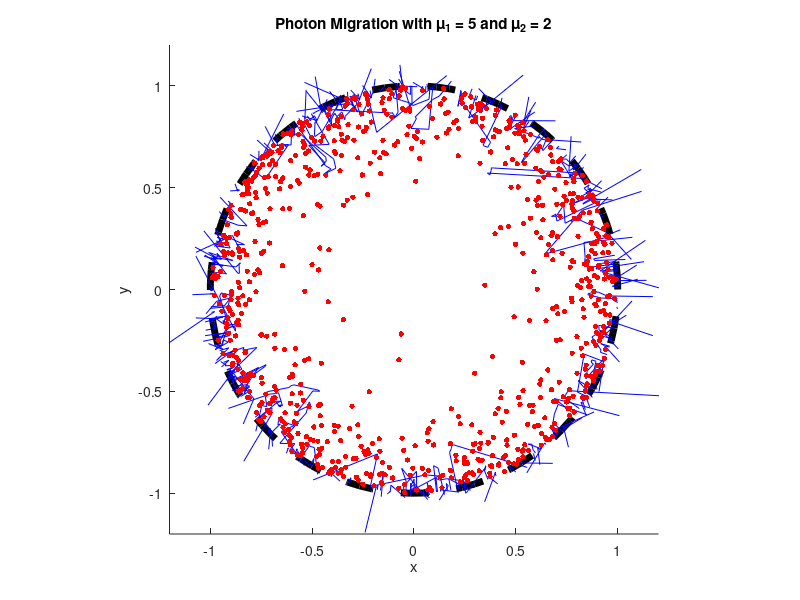
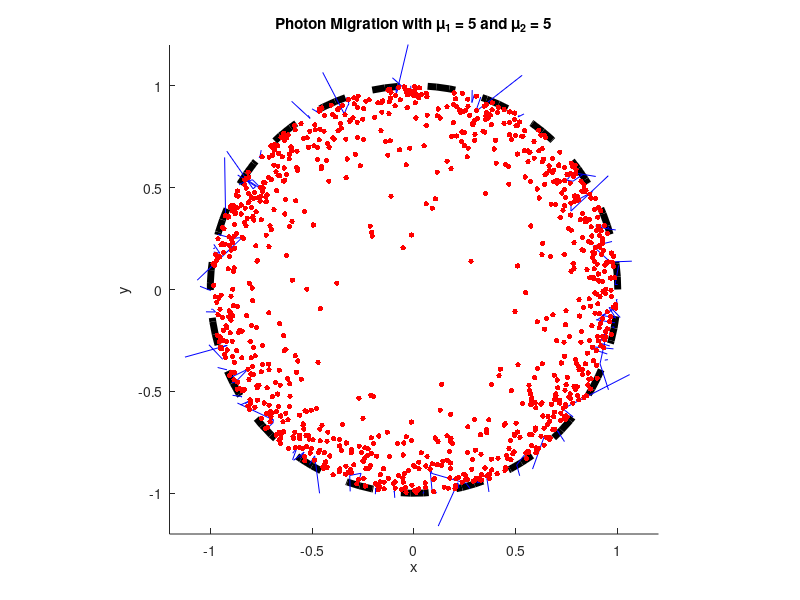
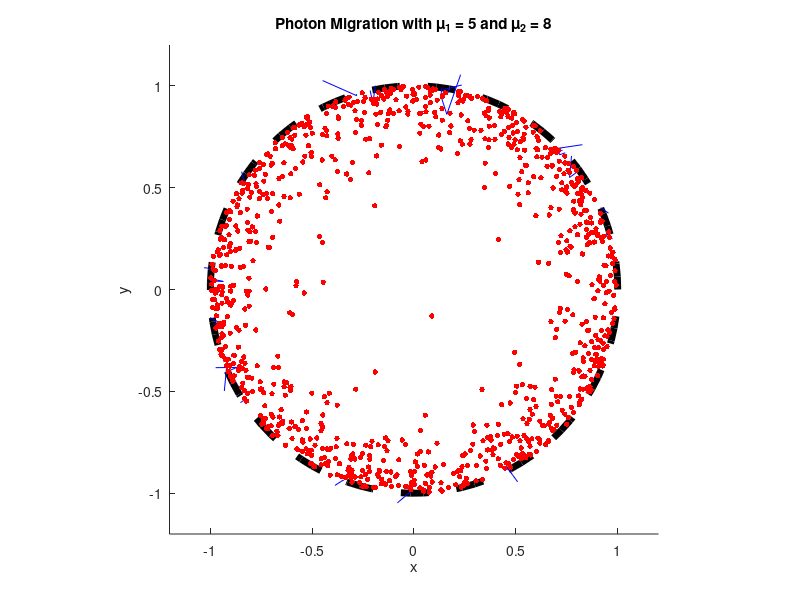
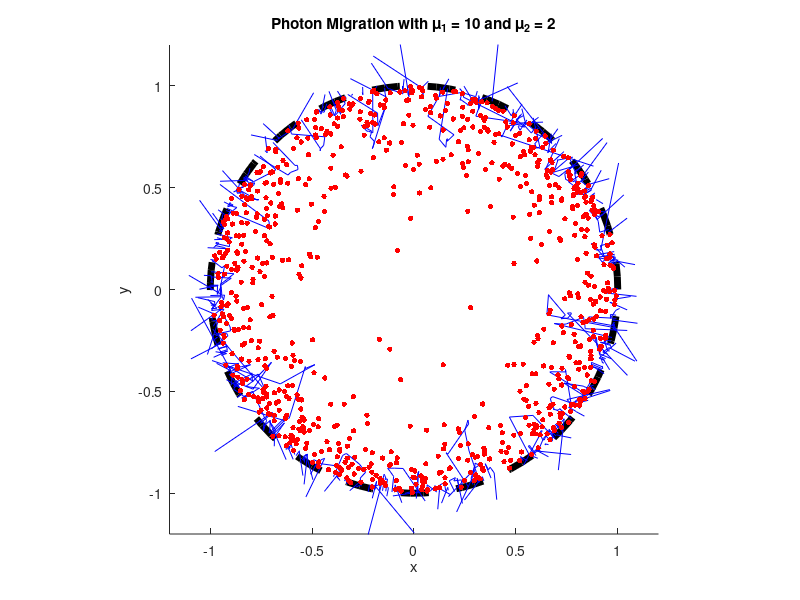

These charts were generated, in order, by the following MATLAB code:
function pht_mig
    num_photons = 1000;  % Number of photons to simulate
    g = 0.8;            % Anisotropy factor
    radius = 1;         % Radius of the unit disk
    mu1_val = [5, 10, 15];  % Higher absorption in the lesion
    mu2_val = [2, 5, 8];    % Lower absorption outside the lesion
    all_ext_pt = [];
    all_ab_pt = [];
    all_b_p = {};  % Cell array for storing all photon paths reaching boundary

    % Simulate photon migration 
    for i = 1:length(mu1_val)
        mu_1 = mu1_val(i);
        for j = 1:length(mu2_val)
            mu_2 = mu2_val(j);

            ext_pt = [];
            ab_pt = [];
            b_p = {};  % Cell array to hold individual photon paths

            % Run simulation for each photon
            for photon = 1:num_photons
                [ext_pt, photon_path, absorbed] = simulate_single_photon(radius, mu_1, mu_2, g);
                
                % Store paths and points
                if absorbed
                    ab_pt = [ab_pt; photon_path(end, :)];
                else
                    ext_pt = [ext_pt; ext_pt];
                    b_p{end+1} = photon_path;  % Store full path if photon reached the boundary
                end
            end
            
            % Store for overall analysis
            all_ext_pt = [all_ext_pt; ext_pt];
            all_ab_pt = [all_ab_pt; ab_pt];
            all_b_p = [all_b_p; b_p'];  % Append using cell indexing to prevent size mismatch

            % Plot for current mu_1 and mu_2 combination
            figure;
            hold on;
            unt_crcl(radius);
            pth_pt(b_p, ext_pt, ab_pt);
            title(sprintf('Photon Migration with \\mu_1 = %d and \\mu_2 = %d', mu_1, mu_2));
            xlabel('x');
            ylabel('y');
           % legend({'Boundary (\delta D)', 'Photon Paths to Boundary', 'Exit Points', 'Absorbed Points'}, 'Location', 'best');
            hold off;
        end
    end

    % Plot absorbed photons
    figure;
    hold on;
    unt_crcl(radius);
    if ~isempty(all_ab_pt)
        scatter(all_ab_pt(:, 1), all_ab_pt(:, 2), 15, 'r', 'filled');
    end
    title('Absorbed Photons');
    xlabel('x');
    ylabel('y');
    legend({'Boundary (\delta D)', 'Absorption Points'}, 'Location', 'best');
    hold off;

    % Plot photons that reached the boundary
    figure;
    hold on;
    unt_crcl(radius);
    for k = 1:length(all_b_p)
        photon_path = all_b_p{k};
        plot(photon_path(:, 1), photon_path(:, 2), 'b-');
    end
    title('Photons Reaching Boundary (\delta D)');
    xlabel('x');
    ylabel('y');
    legend({'Boundary (\delta D)', 'Photon Paths to Boundary'}, 'Location', 'best');
    hold off;

    % Plot exit points of photons
    figure;
    hold on;
    unt_crcl(radius);
    if ~isempty(all_ext_pt)
        scatter(all_ext_pt(:, 1), all_ext_pt(:, 2), 15, 'b', 'filled');
    end
    title('Exit Points of Photons');
    xlabel('x');
    ylabel('y');
    legend({'Boundary (\delta D)', 'Exit Points'}, 'Location', 'best');
    hold off;

    % Plot Henyey-Greenstein distribution
    figure;
    plot_hen_grn_dist(g);
    title('Henyey-Greenstein Scattering Distribution');
    xlabel('Scattering Angle (cos(\theta))');
    ylabel('Probability Density');
end

function [ext_pt, photon_path, absorbed] = simulate_single_photon(radius, mu_1, mu_2, g)
    % Initialize photon position and direction
    theta = 2 * pi * rand();  % Random angle on the boundary
    position = radius * [cos(theta), sin(theta)];
    direction = -[cos(theta), sin(theta)];  % Initial direction inward

    % Store photon path for plotting
    photon_path = position;
    max_steps = 1000;  % Set a limit to prevent infinite loops

    for step = 1:max_steps
        % Determine if the photon is in the lesion or outside
        if norm(position) < 0.5  % Lesion is assumed to be a smaller circle with radius 0.5
            local_mu_a = mu_1;
        else
            local_mu_a = mu_2;
        end

        % Draw the distance traveled 's'
        s = -log(rand()) / 10;  % Exponential random variable (mean free path is 1/mu)

        % Update position
        nw_pst = position + s * direction;

        % Add new position to path
        photon_path = [photon_path; nw_pst];

        % Check if the photon exits the disk
        if norm(nw_pst) >= radius
            ext_pt = nw_pst;  % Save the exit point
            absorbed = false;
            return;
        end
        % Decide if the photon is absorbed
        if rand() < local_mu_a / 10
            ext_pt = [];
            absorbed = true;
            return;
        end
        % Scatter the photon, update direction using Henyey-Greenstein
        direction = hen_grn(direction, g);
        position = nw_pst;  % Update the position
    end

    % In case the photon does not exit or absorb within max_steps
    ext_pt = [];
    absorbed = true;
end

function new_direction = hen_grn(crnt_drctn, g)
    % Draw a new direction based on the Henyey-Greenstein scattering function
    xi = rand();  % Random number from uniform distribution [0,1]
    if g == 0
        cos_theta = 2 * xi - 1;  % Uniform scattering
    else
        cos_theta = (1 / (2 * g)) * (1 + g^2 - ((1 - g^2) / (1 + g * (2 * xi - 1)))^2);
    end
 phi = 2 * pi * rand(); % Compute the azimuthal angle (phi) randomly in [0, 2*pi]
theta = acos(cos_theta);% Convert to spherical coordinates

    % Compute new direction in spherical coordinates
    new_dx = sin(theta) * cos(phi);
    new_dy = sin(theta) * sin(phi);
 new_direction = [new_dx, new_dy];% New direction as a unit vector in 2D
end

function unt_crcl(radius)
    theta = linspace(0, 2 * pi, 100);
    plot(radius * cos(theta), radius * sin(theta), 'k--', 'LineWidth', 5);
    axis equal;
    xlim([-1.2, 1.2]);
    ylim([-1.2, 1.2]);
end
% Plot photon paths to the boundary, exit points, and absorption points
function pth_pt(b_p, ext_pt, ab_pt)
    for k = 1:length(b_p)
        photon_path = b_p{k};
        plot(photon_path(:, 1), photon_path(:, 2), 'b-');
    end
    if ~isempty(ext_pt)
        scatter(ext_pt(:, 1), ext_pt(:, 2), 15, 'b', 'filled');
    end
    if ~isempty(ab_pt)
        scatter(ab_pt(:, 1), ab_pt(:, 2), 15, 'r', 'filled');
    end
end

function plot_hen_grn_dist(g)
    % Plot the Henyey-Greenstein distribution
    cos_theta = linspace(-1, 1, 500);
    if g == 0
        H = 1/2 * ones(size(cos_theta));  % Uniform distribution for g = 0
    else
        H = (1 - g^2) ./ ((1 + g^2 - 2 * g * cos_theta).^1.5) / (2 * g);
    end
    plot(cos_theta, H, 'b-', 'LineWidth', 2);
end


